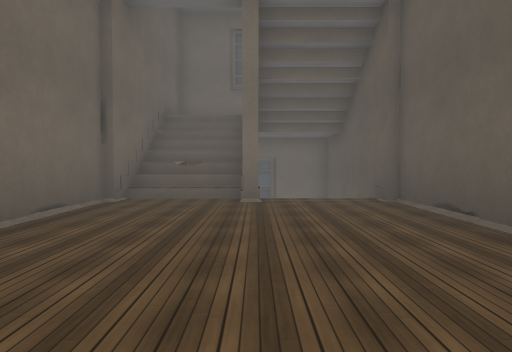
[1] (above)

19 first-person views from a walk through a scene from a Unity 3-D project. The camera is 1.3 m above the floor, tilts 2° down and sees 70° across. The floor is counted in squares, 2 m on a side. Each view is taken from the middle of a square. On the plan, view 1 faces up. The plan holds only what a view shows up to about 11 squares ahead; the rest is blank. The place goes on beyond the plan. The player character is not drawn. Surface patterns are stand-ins for the level's own textures.

[2]
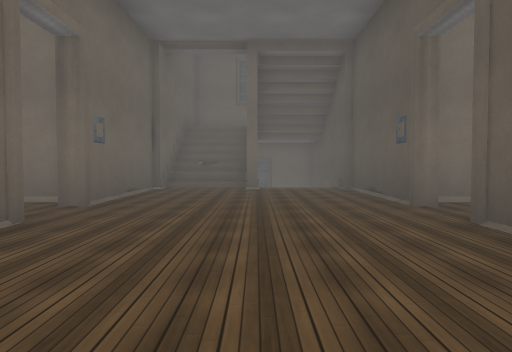

[3]
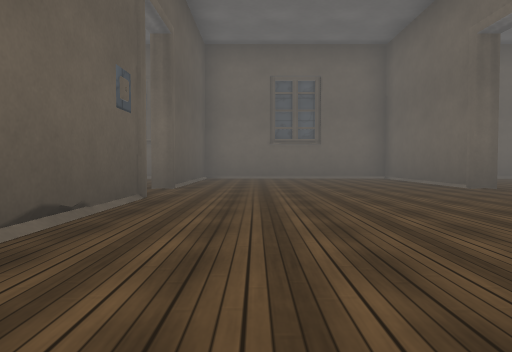

[4]
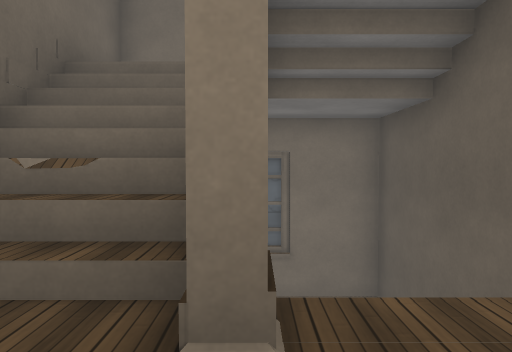

[5]
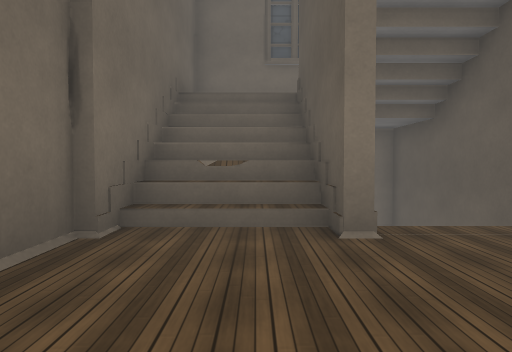

[6]
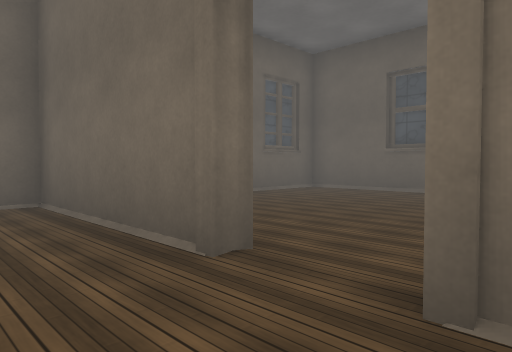

[7]
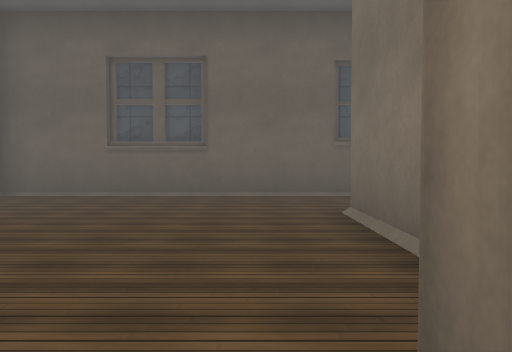

[8]
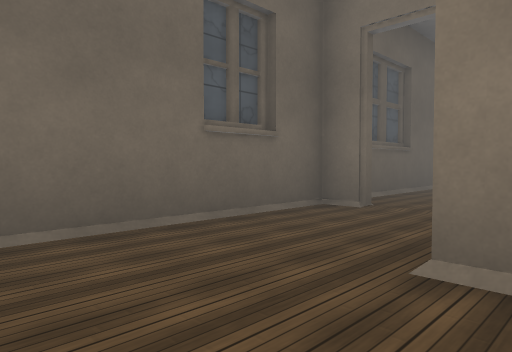

[9]
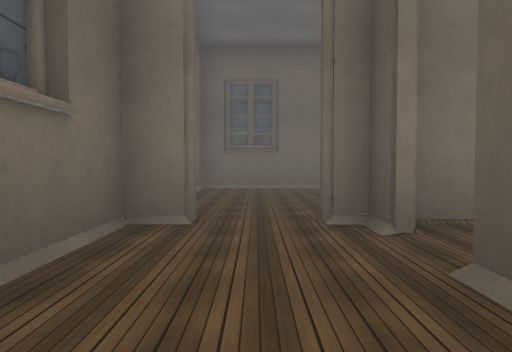

[10]
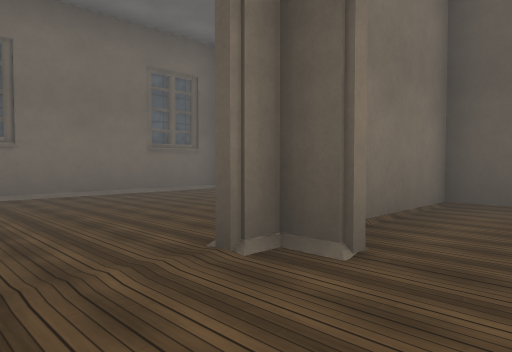

[11]
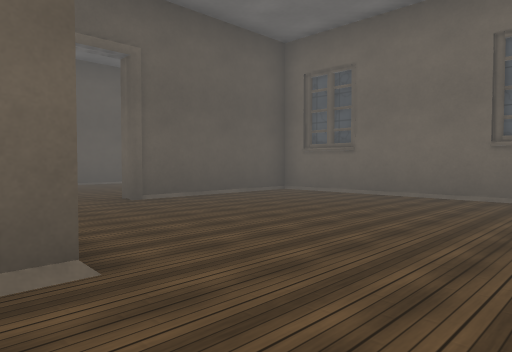

[12]
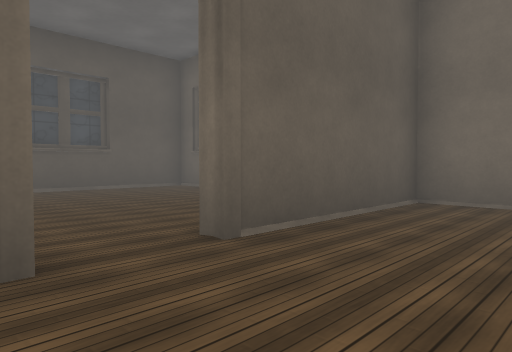

[13]
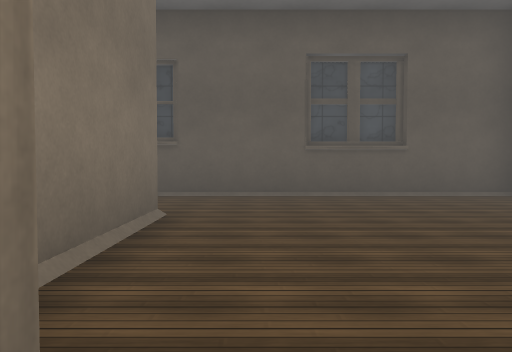

[14]
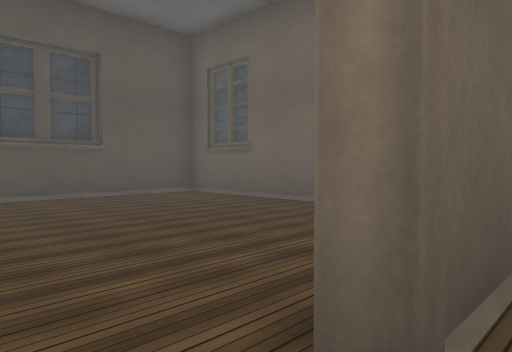

[15]
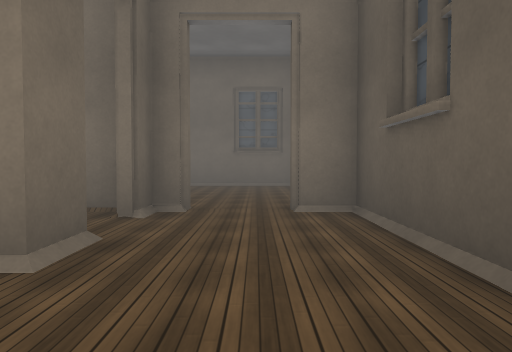

[16]
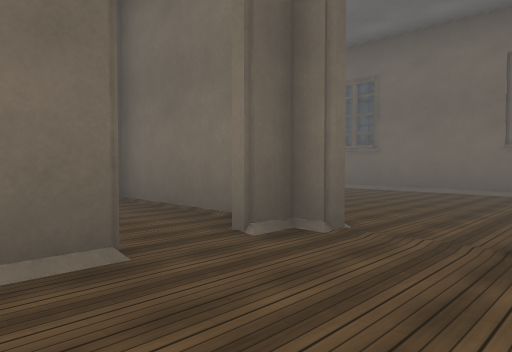

[17]
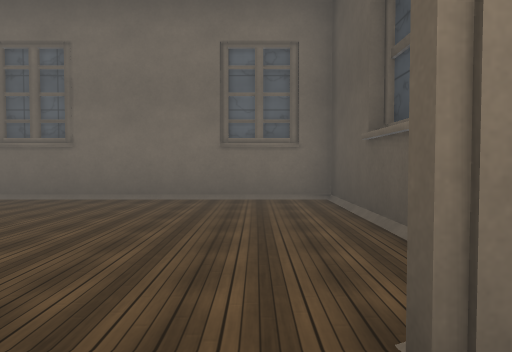

[18]
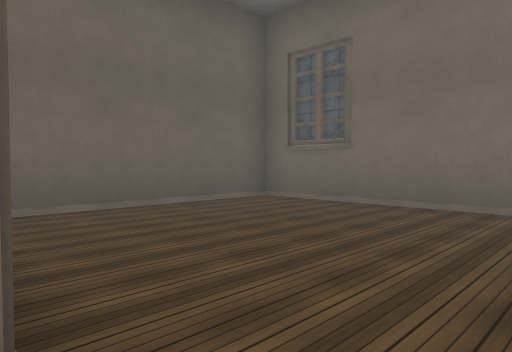

[19]
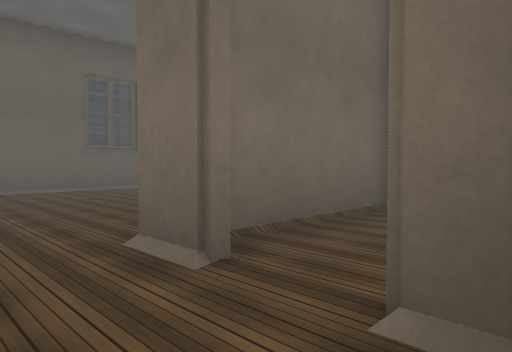

### Floor plan
Key: @ floor where view 1 was taken; # wall or solid block; . floor; / step, stairs or slope; = window, fence, low wall or low ledge.
Columns run from 10 left of view 1 to 10 right of it. Each row starts with its distance up from view 1.
 12  ###################
 11 #......#    #.......#
 10 #......#    #.......=
  9 #..... #//# #.......#
  8 #....  #//# #.......#
  7 #....  #//#/#.......
  6 ##.#####../.######.#
  5 #......#....#.......#
  4 #..#.  #....#...#...#
  3 #..#####....#####...#
  2 #...................=
  1 #......#....#.......#
  0 #......#..@.#.......#
 -1 #......#....# ......#
 -2 #......#....# ......=
 -3 #......#....#....#..#
 -4  ###=## #### #### ##

Where each view was taken, in squares from view 1:
view 1: 0 up, 0 right, facing up
view 2: 3 down, 0 right, facing up
view 3: 7 up, 1 right, facing down
view 4: 5 up, 0 right, facing up
view 5: 3 up, 1 left, facing up
view 6: 3 up, 1 left, facing down-left
view 7: 2 up, 2 left, facing left
view 8: 1 up, 6 left, facing up-left
view 9: 2 up, 8 left, facing up
view 10: 4 up, 9 left, facing up-right
view 11: 4 up, 9 left, facing down-right
view 12: 3 up, 0 right, facing down-right
view 13: 2 up, 2 right, facing right
view 14: 2 up, 2 right, facing down-right
view 15: 1 up, 8 right, facing up
view 16: 3 up, 9 right, facing up-left
view 17: 5 up, 8 right, facing up
view 18: 6 up, 8 right, facing up-left
view 19: 6 up, 8 right, facing down-left
